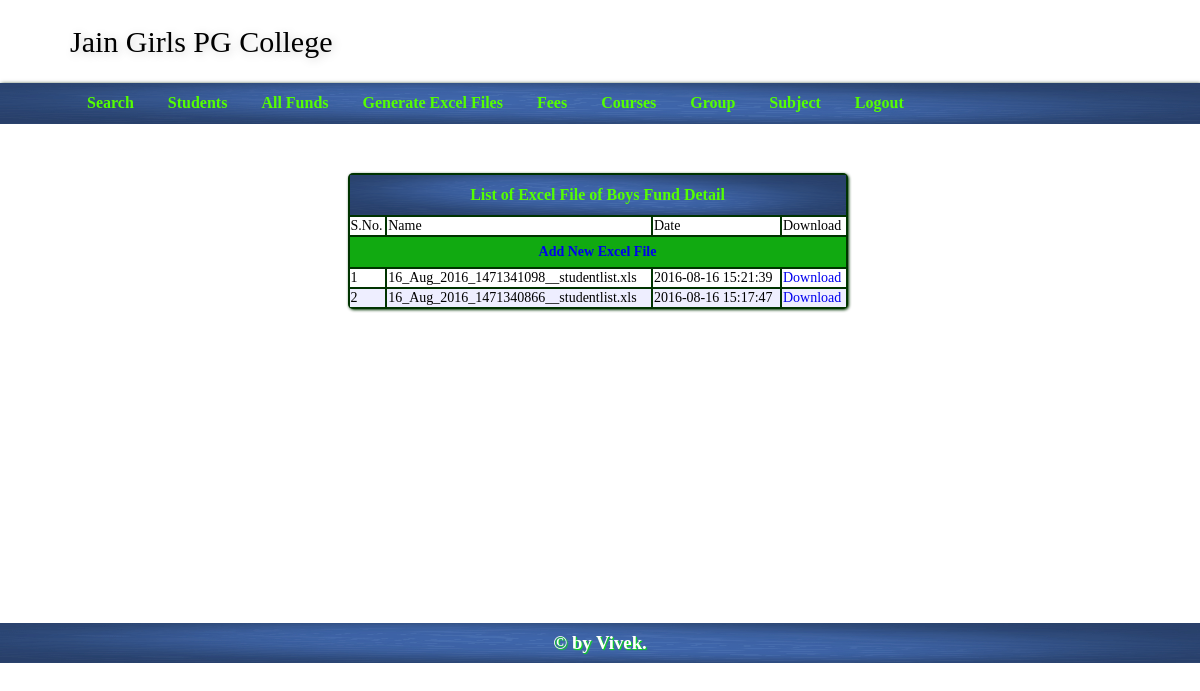
Screenshot of /index.php?mod=funds&do=bfunddtexe (signed in) with the database file from the repository.
### tables this page shows
CREATE TABLE IF NOT EXISTS `boyfundexcelfile` (
  `id` int(11) NOT NULL AUTO_INCREMENT,
  `filename` varchar(500) NOT NULL,
  `date` timestamp NOT NULL DEFAULT CURRENT_TIMESTAMP,
  PRIMARY KEY (`id`)
);

### index.php (called while the page is built, shortened)
<?php
	$theam="axixa";
	$mod="login";
	$do="login";
	include_once("header.php");
	if(isset($_SESSION['login_details']) || isset($_SESSION['login_check']))
	{
		if(isset($_GET['mod'])){
			$mod=$_GET['mod'];
			$do=$_GET['do'];
		}
	}
	include_once("module/$mod/$do.php");
	include_once("footer.php");
?>

### module/funds/bfunddtexe.php (the view, shortened to what this page needs)
<table class="<?php echo $theam;?>_list">
<tr>
	<td colspan="4">List of Excel File of Boys Fund Detail</td>
</tr>
<tr>
	<td>S.No.</td>
    <td>Name</td>
    <td>Date</td>
    <td>Download</td>
</tr>
<tr>
	<td colspan="4"><a href="index.php?mod=funds&do=cbfunddtexe">Add New Excel File</a></td>
</tr>
<?php $rs=mysqli_query($con,"select id,filename,date from boyfundexcelfile order by id desc");
$i=1;
	while($data=mysqli_fetch_assoc($rs)){?>
<tr>
	<td><?php echo  $i++;?></td>
    <td><?php echo $data['filename'];?></td>
    <td><?php echo $data['date'];?></td>
    <td><a href="boys/<?php echo $data['filename'];?>">Download</a></td>
</tr>
<?php }?>
</table>

### css/axixa_style.css (style rules this page uses)
* { font-family:Verdana; }
body,nav,ul,li,h1,h3,h2 { margin:0; padding:0; }
a { text-decoration:none; }
#axixa_wrapper .axixa_list,#axixa_wrapper .axixa_form { margin:0 auto; box-shadow:1px 1px 3px #030; min-width:500px; background-color:#030; border-radius:5px; }
#axixa_wrapper .axixa_list tr:first-child,#axixa_wrapper .axixa_form tr:first-child,#axixa_wrapper .axixa_form tr:last-child { background-image:url(back.png); background-size:100% 100%; color:#5F0; height:40px; text-align:center; font-weight:bold; font-size:16px; }
#axixa_wrapper .axixa_list tr:nth-child(odd),#axixa_wrapper .axixa_form tr:nth-child(odd) { background-color:#eef; }
#axixa_wrapper .axixa_list tr:nth-child(3) { background-color:#1a1; background-size:100% 100%; color: #2c4671; text-align:center; font-weight:bold; height:30px; font-size:14px; }
#axixa_wrapper .axixa_list tr,#axixa_wrapper .axixa_form tr { background-color:#fff; min-height:40px; font-size:14px; }

### rows the page displays
boyfundexcelfile: filename "16_Aug_2016_1471341098__studentlist.xls", date "2016-08-16 15:21:39"
boyfundexcelfile: filename "16_Aug_2016_1471340866__studentlist.xls", date "2016-08-16 15:17:47"
